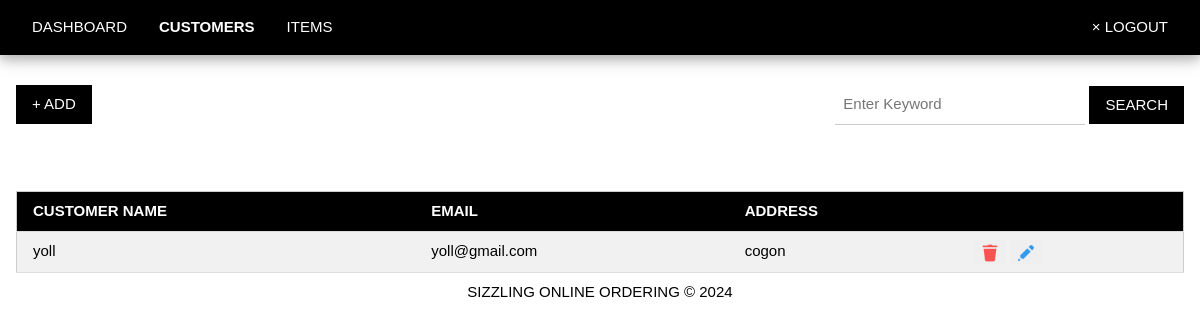
Before: /admin/customers (signed in) with the older database file.
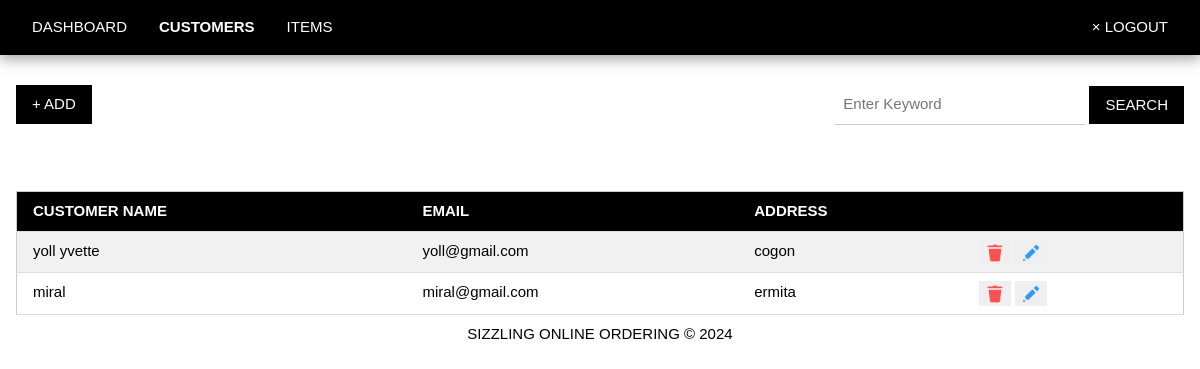
After: the same page with the newer database file.
### tables this page shows
CREATE TABLE `Customer` (
'c_id' integer primary key autoincrement,
'c_name' varchar(50),
'email' varchar(100) unique on conflict ignore,
'c_address' varchar(100),
'password' varchar(50));

### app.py (the view)
@app.route("/admin/customers")
def admin_customers():
    if 'admin' in session:
        head = ['customer name','email','address']
        rows = getall('Customer')
        return render_template("admin_customers.html",title="admin",header=head,customerlist=rows,search=None)
    elif 'user' in session:
        return redirect(url_for("user_items"))
    else:
        flash("Login Properly!!!")
        return redirect(url_for("login"))

### dbhelper.py (called while the page is built)
def connect():
    return sqlite3.connect(database)

def getprocess(sql:str)->list:
    conn = connect()
    conn.row_factory = sqlite3.Row #return dictionary format
    cursor = conn.cursor()
    cursor.execute(sql)
    rows = cursor.fetchall()
    cursor.close()
    return rows

def getall(table)->list:
    sql:str = f"SELECT * FROM `{table}`"
    return getprocess(sql)

### templates/admin_customers.html (shortened to what this page needs)
{% extends 'base_admin.html' %}
{% block nav %}
	<a href="{{ url_for('admin_dashboard') }}" class="w3-bar-item w3-left w3-button w3-hover-white">DASHBOARD</a>
	<a href="{{ url_for('admin_customers') }}" class="w3-bar-item w3-left w3-button w3-hover-white" style="font-weight: bold">CUSTOMERS</a>
	<a href="{{ url_for('admin_items') }}" class="w3-bar-item w3-left w3-button w3-hover-white">ITEMS</a>
{% endblock %}
{% block content %}
	<div>
		<button style="display:inline" class="w3-button w3-black" onclick="document.getElementById('addmodal').style.display='block'">+ ADD</button>
		<form method="post" action="/admin/customers/search" style="display:inline" class="w3-right">
			<input type="text" name="search" id="search" class="w3-input" placeholder="Enter Keyword" style="width:250px;display:inline;" required>
			<input type="submit" value="SEARCH" class="w3-button w3-black">
		</form>
	</div>
	<br>
	<br><br>
	<div class="w3-responsive">
	<table class="w3-table-all w3-animate-top w3-hoverable w3-card-4">
		<tr class="w3-black">
			{% for h in header %}
				<th>{{ h | upper }}</th>
			{% endfor %}
			<th></th>
		</tr>
		{% for customer in customerlist %}
			<tr>
				<td>{{ customer['c_name'] }}</td>
				<td>{{ customer['email'] }}</td>
				<td>{{ customer['c_address'] }}</td>
				<td>
					<button style="cursor:pointer;border:none" onclick="deletecustomer('{{ customer['c_id'] }}')">
						<img width="20px" src="{{ url_for('static',filename='icons/delete.png') }}">
					</button>
					<button style="cursor:pointer;border:none" onclick="document.getElementById('updatemodal_{{ customer['c_id'] }}').style.display='block'">
						<img width="20px" src="{{ url_for('static',filename='icons/edit.png') }}">
					</button>
				</td>
			</tr>
		{% endfor%}
	</table>
	</div>
{% endblock %}

Changed rows visible on the page:
changed Customer "yoll@gmail.com": c_name "yoll" → "yoll yvette"
added Customer: c_name "miral", email "miral@gmail.com", c_address "ermita"
